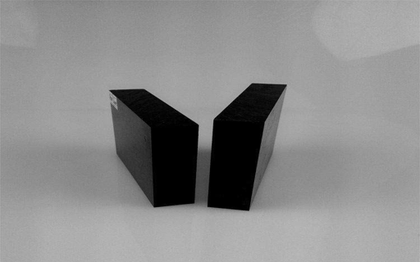
%> input picture noise_fpga/matlab对比实验/图2/car.bmp, 420 x 262 px, shrunk from 512 x 320 before the run
$ octave noiseAlgorithm.m   (GNU Octave 9; MATLAB toolbox functions it lacks are replaced by stand-ins)
%> lines starting %> are read from the running program, lines starting %| are printed output that depends on the picture; in (x1, y1, x2, y2) boxes, pixels count from 0 and x2, y2 are one past the last pixel; in counts of white or black regions, pixels touching at a corner belong together; the program's own positions count from 1

%% -------------------------可配置参数------------------------------%
var = 0.0001;                                      %高斯噪声参数
I_dir = 'car.bmp';                            %读入图像的访问地址
threshold = 100;                                    %sobel算子阈值设置

%% ---------------------读入理想图像，加入噪声-----------------------%
I_ideal = imread(I_dir);                            %理想图像
%> I_ideal is the input picture: size 262x420 uint8; min 0, max 186, mean 138.7
I_ideal = im2double(I_ideal);
%> I_ideal: size 262x420 double
I_noise = imnoise(I_ideal,'gaussian',0,var);        %加入高斯噪声的图像
K = [1,2,1;2,4,2;1,2,1]./16;                        %平滑模板
G1 = imfilter(I_noise,K,'same').*255;               %G为平滑后的图像
[weight,high] = size(I_noise);                      %图片的长和宽
%> weight = 262; high = 420
G = I_noise;
for i=2:(weight-1)
    for j = 2:(high-1)
        mask = I_noise(i-1:i+1,j-1:j+1);
        mask_I = mask.*K;
        G(i,j) = sum(sum(mask_I)).*255;
    end
end
imwrite(I_noise,'carnoise.bmp')

%% ---------------------滤波后，sobel算子计算粗边缘------------------%
% 求梯度图像Fx,Fy
%计算图像梯度，此时需要扩充图像
I_expan = zeros(weight+2,high+2);                   %扩充后的图像
for m = 2:1:weight+1
    for n = 2:1:high+1
        I_expan(m,n) = G(m-1,n-1);
    end
end
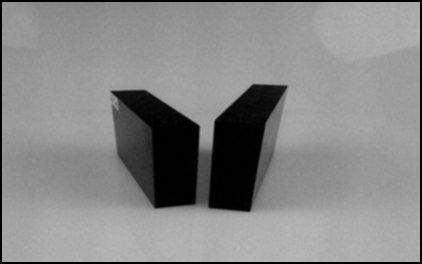
%> I_expan: size 264x422 double; min 0, max 183.7, mean 135.1
% 设置Sobel算子x方向模板，y方向模板
Hx = [-1,-2,-1;0,0,0;1,2,1];
Hy = Hx';
%编程序实现x,y方向梯度计算
Fx1 = zeros(weight+2,high+2);
Fy1 = zeros(weight+2,high+2);
W = zeros(3,3);%移动窗口
for i = 1:weight
    for j = 1:high
        %模板移动窗口
        W = [I_expan(i,j),I_expan(i,j+1),I_expan(i,j+2); ...
             I_expan(i+1,j),I_expan(i+1,j+1),I_expan(i+1,j+2); ...
             I_expan(i+2,j),I_expan(i+2,j+1),I_expan(i+2,j+2)];
        Sx = Hx .* W;
        Sy = Hy .* W;
        Fx1(i+1,j+1) = sum(sum(Sx));
        Fy1(i+1,j+1) = sum(sum(Sy));
    end
end
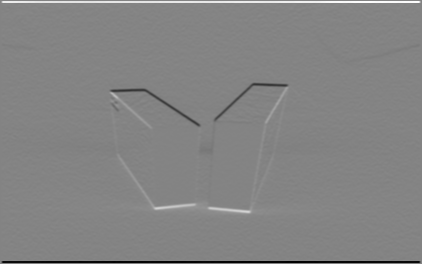
%> Fx1: size 264x422 double; min -731.5, max 682.8, mean 0; drawn with min black and max white
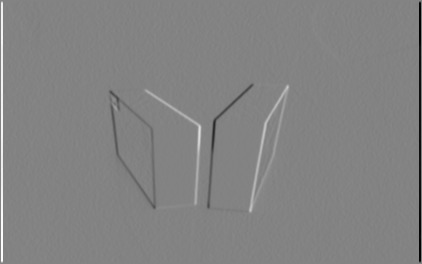
%> Fy1: size 264x422 double; min -706.2, max 667.2, mean 0; drawn with min black and max white
% 将一圈扩展1个像素的图像复原
Fx = zeros(weight,high);
Fy = zeros(weight,high);
for i = 1:weight
    for j = 1:high
        Fx(i,j) = Fx1(i+1,j+1);
        Fy(i,j) = Fy1(i+1,j+1);
    end
end

point = [];                                         %边缘点位置
ISobel = zeros(weight,high);                        %边缘图像
I_edge = abs(Fx) + abs(Fy);
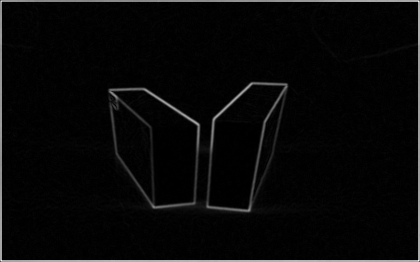
%> I_edge: size 262x420 double; min 0.032, max 1015.7, mean 33.3; drawn with min black and max white
for k = 2:(weight-1)
    for j = 2:(high-1)
        if (I_edge(k,j)>=threshold)
            ISobel(k,j) = 1;
            point = [point;k,j];                    %边缘点的位置
        else
            ISobel(k,j) = 0;
        end
    end
end
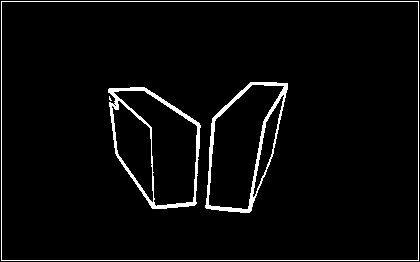
%> ISobel: size 262x420 double; values 0 (black) and 1 (white), 3.9% white; 4 white regions (1 under 20 px), largest, box (x1, y1, x2, y2) and area: (108, 87, 201, 209) 1478, (205, 82, 288, 213) 1464, (1, 1, 419, 261) 1352
[number,~] = size(point);                           %像素级边缘点的个数
%> number = 4302
point_direc = zeros(number,3);                      %边缘点处斜率范围
for a = 1:1:number
    if abs(Fy(point(a,1),point(a,2)))<=abs(Fx(point(a,1),point(a,2)))
        if(Fy(point(a,1),point(a,2))*Fx(point(a,1),point(a,2))>0)
                Direc = 2;                          %(0,45)
        else    Direc = 1;                           %(135,180)
        end
    elseif abs(Fy(point(a,1),point(a,2))) > abs(Fx(point(a,1),point(a,2)))
        if(Fy(point(a,1),point(a,2))*Fx(point(a,1),point(a,2))>0)
                Direc = 8;      %(45,90)
        else    Direc = 4;      %(90,135)
        end
    end
    point_direc(a,:) = [point(a,1),point(a,2),Direc];
end

subplot(221)
imshow(I_ideal)
title('理想边缘图像')
subplot(222)
imshow(I_noise)
title(strcat('加噪声以后的图像，noise = ',num2str(var)));
subplot(223)
imshow(G./255)
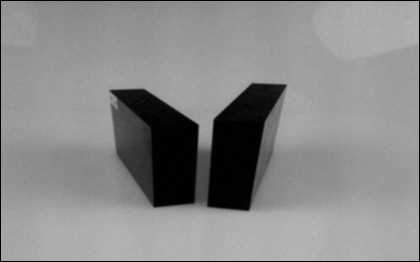
%> displayed picture: size 262x420, on the screen's scale of 0 to 255; min 0, max 184, mean 136.8
title('高斯平滑后的图像')
subplot(224)
imshow(ISobel)
title('高斯平滑后图像边缘')

%% 亚像素边缘计算
%忽略图像边缘的像素
matlab_sim_noise = [];
for h = 1:number
    state = point_direc(h,3);
    cx = point_direc(h,1); cy = point_direc(h,2);
    if(cx>4 && cy>4 && cx<(weight-4) && cy<(high-4))
        switch state
            case 2                                              %（0，45）
                Window = G(cx-4:cx+4,cy-1:cy+1);
                A = (Window(9,3)+Window(9,2)+Window(8,3))./3;
                B = (Window(1,1) + Window(1,2) + Window(2,1))./3;
                SL = sum(Window(3:9,1));
                SM = sum(Window(2:8,2));
                SR = sum(Window(1:7,3));
                m = 1;
            case 1                                             %（135，180）
                Window = G(cx-4:cx+4,cy-1:cy+1);
                A = (Window(9,1)+Window(9,2)+Window(8,1))./3;
                B = (Window(1,3) + Window(1,2) + Window(2,3))./3;
                SL = sum(Window(1:7,1));
                SM = sum(Window(2:8,2));
                SR = sum(Window(3:9,3));
                m = -1;
            case 8                                             %（45，90）
                Window = G(cx-1:cx+1,cy-4:cy+4);
                A = (Window(3,9)+Window(2,9)+Window(3,8))./3;
                B = (Window(1,1) + Window(2,1) + Window(1,2))./3;
                SL = sum(Window(1,3:9));
                SM = sum(Window(2,2:8));
                SR = sum(Window(3,1:7));
                m = 1;
            case 4                                              %(90,135)
                Window = G(cx-1:cx+1,cy-4:cy+4);
                A = (Window(3,1)+Window(3,2)+Window(2,1))./3;
                B = (Window(1,9) + Window(1,8) + Window(2,9))./3;
                SL = sum(Window(1,1:7));
                SM = sum(Window(2,2:8));
                SR = sum(Window(3,3:9));
                m = -1;
        end
        atemp = (2*SM - 7*(A+B))/(2*(A-B));
        btemp = m + (SR-SL)/(2*(A-B));
        matlab_sim_noise = [matlab_sim_noise;cx,cy,atemp,btemp,state];
    end
end
%> this loop made 4302 passes
%> state on passes 1 to 3: 2, 1, 1
%> after the loop, A = 172; B = 33.1; SL = 1020.6; SM = 979.9; SR = 1003.3; Window = [14.7 57.12 104.9; 27.49 75.63 119.9; 69.2 105.6 136; 126.1 138.8 150; 157.3 157.8 159.4; 164.2 164.6 164.7; 166.3 167.7 168.3; 167.7 169.9 170.7; 169.8 172.6 172.7]; atemp = 1.89; btemp = 0.938; m = 1; matlab_sim_noise = 2950 rows, first 8: [83 251 -2.03 0.896 2; 83 252 -1.3 0.642 2; 83 253 -0.842 0.29 2; 83 254 -0.747 0.0409 2; 83 255 -0.807 -0.0462 1; 83 256 -0.849 -0.0303 1; 83 257 -0.839 -0.025 1; 83 258 -0.864 -0.0657 1]
